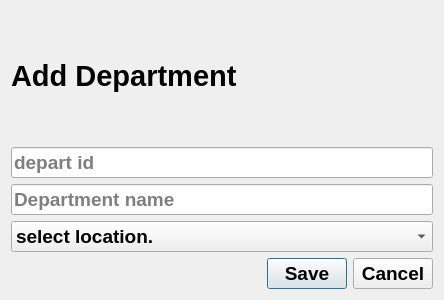
<?xml version="1.0" encoding="UTF-8"?>
<ui version="4.0">
 <class>Dialog</class>
 <widget class="QDialog" name="Dialog">
  <property name="geometry">
   <rect>
    <x>0</x>
    <y>0</y>
    <width>444</width>
    <height>300</height>
   </rect>
  </property>
  <property name="font">
   <font>
    <pointsize>14</pointsize>
    <weight>75</weight>
    <bold>true</bold>
   </font>
  </property>
  <property name="windowTitle">
   <string>Add Department</string>
  </property>
  <layout class="QVBoxLayout" name="verticalLayout_2">
   <item>
    <widget class="QLabel" name="label">
     <property name="font">
      <font>
       <pointsize>22</pointsize>
       <weight>75</weight>
       <bold>true</bold>
      </font>
     </property>
     <property name="text">
      <string>Add Department</string>
     </property>
    </widget>
   </item>
   <item>
    <layout class="QVBoxLayout" name="verticalLayout">
     <item>
      <widget class="QLineEdit" name="le_dept_id">
       <property name="placeholderText">
        <string>depart id</string>
       </property>
      </widget>
     </item>
     <item>
      <widget class="QLineEdit" name="le_dept_name">
       <property name="placeholderText">
        <string>Department name</string>
       </property>
      </widget>
     </item>
     <item>
      <widget class="QComboBox" name="cb_locs">
       <property name="placeholderText">
        <string/>
       </property>
       <item>
        <property name="text">
         <string>select location.</string>
        </property>
       </item>
      </widget>
     </item>
    </layout>
   </item>
   <item>
    <widget class="QDialogButtonBox" name="buttonBox">
     <property name="orientation">
      <enum>Qt::Horizontal</enum>
     </property>
     <property name="standardButtons">
      <set>QDialogButtonBox::Cancel|QDialogButtonBox::Save</set>
     </property>
    </widget>
   </item>
  </layout>
 </widget>
 <resources/>
 <connections>
  <connection>
   <sender>buttonBox</sender>
   <signal>accepted()</signal>
   <receiver>Dialog</receiver>
   <slot>accept()</slot>
   <hints>
    <hint type="sourcelabel">
     <x>248</x>
     <y>254</y>
    </hint>
    <hint type="destinationlabel">
     <x>157</x>
     <y>274</y>
    </hint>
   </hints>
  </connection>
  <connection>
   <sender>buttonBox</sender>
   <signal>rejected()</signal>
   <receiver>Dialog</receiver>
   <slot>reject()</slot>
   <hints>
    <hint type="sourcelabel">
     <x>316</x>
     <y>260</y>
    </hint>
    <hint type="destinationlabel">
     <x>286</x>
     <y>274</y>
    </hint>
   </hints>
  </connection>
 </connections>
</ui>
